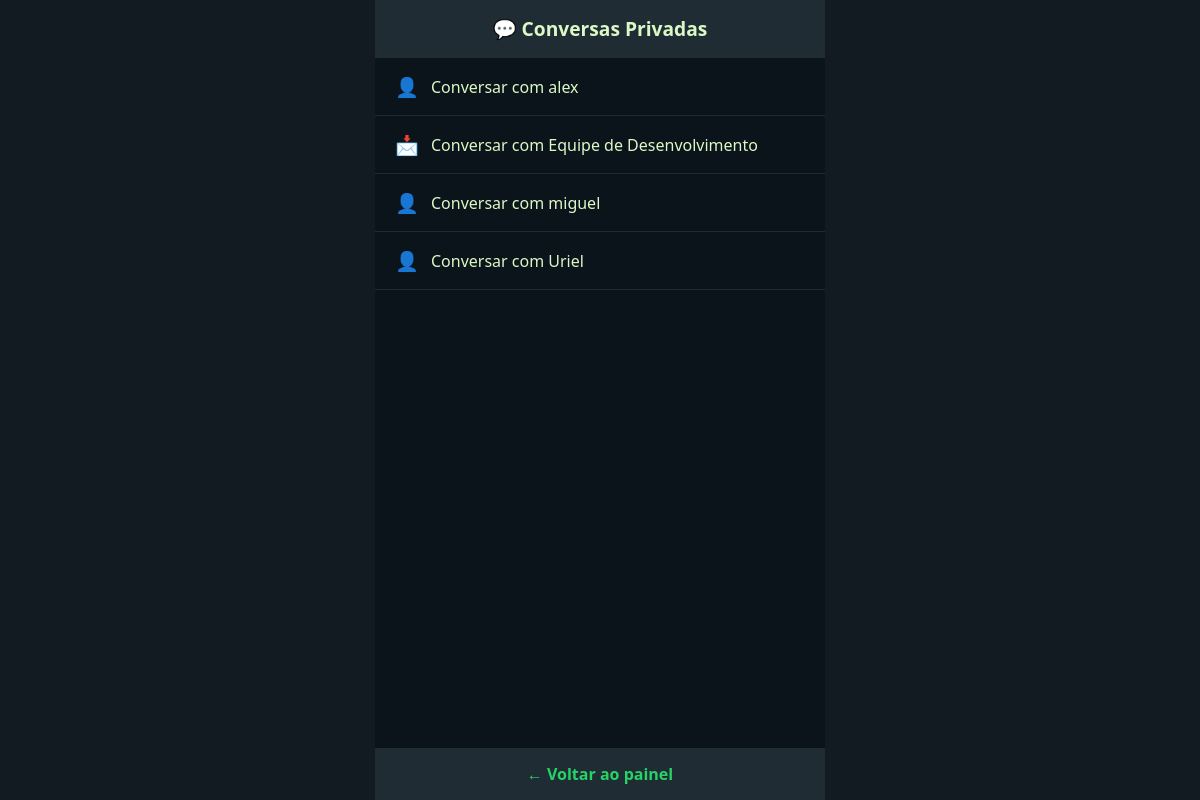
The page /usuarios.php (signed in) on the database its author committed.
### tables this page shows
CREATE TABLE `usuarios` (
  `id` int(11) NOT NULL,
  `usuario` varchar(100) NOT NULL,
  `senha` varchar(255) NOT NULL,
  `tipo` enum('user','admin') NOT NULL DEFAULT 'user',
  `data_criacao` datetime DEFAULT current_timestamp()
);

### usuarios.php (the view, shortened to what this page needs)
<?php
include 'conexao.php';
$stmt = $conn->prepare("SELECT id FROM usuarios WHERE usuario = ?");
$stmt->bind_param("s", $_SESSION['usuario']);
$stmt->execute();
$res = $stmt->get_result();
$me = $res->fetch_assoc();
$meuId = $me['id'];
$usuarios = $conn->query("SELECT id, usuario FROM usuarios WHERE id != $meuId");
$sqlNovasMsg = "
  SELECT m.de_id, COUNT(*) AS nao_lidas
  FROM mensagens_privadas m
  LEFT JOIN mensagens_lidas l
    ON l.mensagem_id = m.id AND l.usuario_id = ?
  WHERE m.para_id = ? AND l.id IS NULL
  GROUP BY m.de_id
";
$stmtNovasMsg = $conn->prepare($sqlNovasMsg);
$stmtNovasMsg->bind_param("ii", $meuId, $meuId);
$stmtNovasMsg->execute();
$resNovasMsg = $stmtNovasMsg->get_result();
$mensagensNaoLidas = [];
while ($row = $resNovasMsg->fetch_assoc()) {
    $mensagensNaoLidas[$row['de_id']] = $row['nao_lidas'];
}
?>
<!DOCTYPE html>
<html lang="pt-BR">
<head>
</head>
<body>
<div class="container">
  <h2>💬 Conversas Privadas</h2>
  <ul>
    <?php while ($u = $usuarios->fetch_assoc()): ?>
      <?php
        $classe = isset($mensagensNaoLidas[$u['id']]) ? 'nova-mensagem' : '';
      ?>
      <li class="<?= $classe ?>">
        <a href="chat.php?para=<?= $u['id'] ?>">Conversar com <?= htmlspecialchars($u['usuario']) ?></a>
      </li>
    <?php endwhile; ?>
  </ul>
  <div class="footer">
    <a href="index.php">← Voltar ao painel</a>
  </div>
</div>
</body>
</html>

### usuarios.php (style rules this page uses)
* { box-sizing: border-box; }
body { margin: 0; font-family: 'Segoe UI', sans-serif; background: #111b21; color: #fff; display: flex; justify-content: center; }
.container { width: 100%; max-width: 450px; height: 100vh; background: #111b21; display: flex; flex-direction: column; }
h2 { background: #202c33; padding: 15px; margin: 0; font-size: 1.2rem; text-align: center; color: #dcf8c6; border-bottom: 1px solid #1f2b30; }
ul { list-style: none; padding: 0; margin: 0; flex-grow: 1; overflow-y: auto; background: #0b141a; }
li { padding: 15px 20px; border-bottom: 1px solid #1f2b30; display: flex; align-items: center; gap: 12px; cursor: pointer; }
li::before { content: "👤"; font-size: 1.2rem; }
li.nova-mensagem::before { content: "📩"; color: #25d366; }
a { text-decoration: none; color: #dcf8c6; font-weight: 500; font-size: 1rem; flex-grow: 1; }
.footer { text-align: center; padding: 15px; background: #202c33; }
.footer a { color: #25d366; font-weight: bold; text-decoration: none; }

### rows shown on the page
usuarios: usuario "alex"
usuarios: usuario "Equipe de Desenvolvimento"
usuarios: usuario "miguel"
usuarios: usuario "Uriel"
